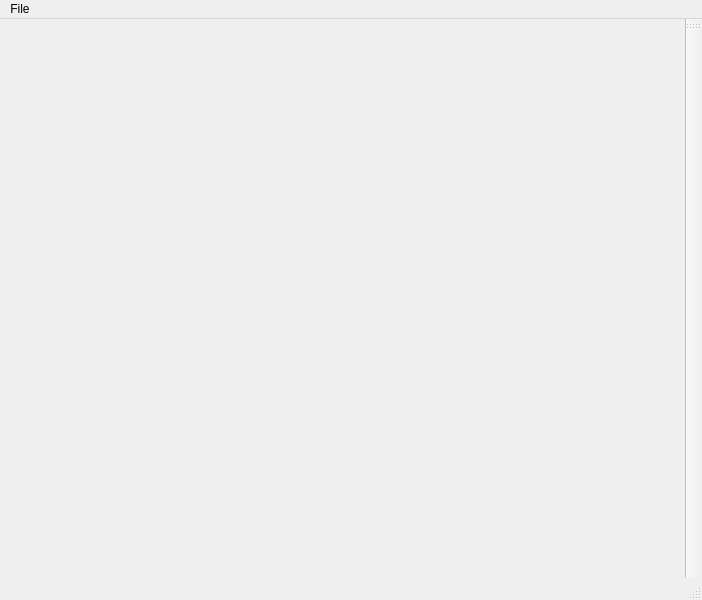
<?xml version="1.0" encoding="UTF-8"?>
<ui version="4.0">
 <class>MainWindow</class>
 <widget class="QMainWindow" name="MainWindow">
  <property name="geometry">
   <rect>
    <x>0</x>
    <y>0</y>
    <width>702</width>
    <height>600</height>
   </rect>
  </property>
  <property name="windowTitle">
   <string>MainWindow</string>
  </property>
  <widget class="QWidget" name="centralwidget">
   <property name="cursor">
    <cursorShape>ArrowCursor</cursorShape>
   </property>
   <layout class="QGridLayout" name="gridLayout">
    <item row="0" column="0" alignment="Qt::AlignHCenter|Qt::AlignVCenter">
     <widget class="Map" name="map" native="true">
      <property name="cursor">
       <cursorShape>ArrowCursor</cursorShape>
      </property>
     </widget>
    </item>
   </layout>
  </widget>
  <widget class="QMenuBar" name="menubar">
   <property name="geometry">
    <rect>
     <x>0</x>
     <y>0</y>
     <width>702</width>
     <height>23</height>
    </rect>
   </property>
   <widget class="QMenu" name="menuFile">
    <property name="title">
     <string>File</string>
    </property>
    <addaction name="actionNew"/>
    <addaction name="actionOpen"/>
    <addaction name="actionSave"/>
    <addaction name="actionSaveAs"/>
   </widget>
   <addaction name="menuFile"/>
  </widget>
  <widget class="QStatusBar" name="statusbar"/>
  <widget class="QToolBar" name="toolBar">
   <property name="windowTitle">
    <string>toolBar</string>
   </property>
   <property name="allowedAreas">
    <set>Qt::LeftToolBarArea|Qt::RightToolBarArea</set>
   </property>
   <attribute name="toolBarArea">
    <enum>RightToolBarArea</enum>
   </attribute>
   <attribute name="toolBarBreak">
    <bool>false</bool>
   </attribute>
  </widget>
  <action name="actionSaveAs">
   <property name="icon">
    <iconset theme="document-save-as"/>
   </property>
   <property name="text">
    <string>SaveAs</string>
   </property>
   <property name="shortcut">
    <string>Ctrl+Shift+S</string>
   </property>
  </action>
  <action name="actionIncreaseRows">
   <property name="text">
    <string>Increase Rows</string>
   </property>
   <property name="shortcut">
    <string>Up</string>
   </property>
  </action>
  <action name="actionDecreaseRows">
   <property name="text">
    <string>Decrease Rows</string>
   </property>
   <property name="shortcut">
    <string>Down</string>
   </property>
  </action>
  <action name="actionIncrease_Cols">
   <property name="text">
    <string>Increase Cols</string>
   </property>
   <property name="shortcut">
    <string>Right</string>
   </property>
  </action>
  <action name="actionDecrease_Cols">
   <property name="text">
    <string>Decrease Cols</string>
   </property>
   <property name="shortcut">
    <string>Left</string>
   </property>
  </action>
  <action name="actionOpen">
   <property name="icon">
    <iconset theme="document-open"/>
   </property>
   <property name="text">
    <string>Open</string>
   </property>
   <property name="shortcut">
    <string>Ctrl+O</string>
   </property>
  </action>
  <action name="actionSave">
   <property name="icon">
    <iconset theme="document-save"/>
   </property>
   <property name="text">
    <string>Save</string>
   </property>
   <property name="shortcut">
    <string>Ctrl+S</string>
   </property>
  </action>
  <action name="actionNew">
   <property name="icon">
    <iconset theme="document-new"/>
   </property>
   <property name="text">
    <string>New</string>
   </property>
   <property name="shortcut">
    <string>Ctrl+N</string>
   </property>
  </action>
 </widget>
 <customwidgets>
  <customwidget>
   <class>Map</class>
   <extends>QWidget</extends>
   <header>map.h</header>
   <container>1</container>
   <slots>
    <slot>increaseRows()</slot>
    <slot>decreaseRows()</slot>
    <slot>increaseCols()</slot>
    <slot>decreaseCols()</slot>
    <slot>changeCellTypeWall()</slot>
    <slot>changeCellTypeEnd()</slot>
    <slot>changeCellTypeStart()</slot>
    <slot>changeCellTypePath()</slot>
    <slot>changeCellTypeDecision()</slot>
   </slots>
  </customwidget>
 </customwidgets>
 <resources/>
 <connections>
  <connection>
   <sender>actionDecreaseRows</sender>
   <signal>triggered()</signal>
   <receiver>map</receiver>
   <slot>decreaseRows()</slot>
   <hints>
    <hint type="sourcelabel">
     <x>-1</x>
     <y>-1</y>
    </hint>
    <hint type="destinationlabel">
     <x>346</x>
     <y>304</y>
    </hint>
   </hints>
  </connection>
  <connection>
   <sender>actionIncreaseRows</sender>
   <signal>triggered()</signal>
   <receiver>map</receiver>
   <slot>increaseRows()</slot>
   <hints>
    <hint type="sourcelabel">
     <x>-1</x>
     <y>-1</y>
    </hint>
    <hint type="destinationlabel">
     <x>346</x>
     <y>304</y>
    </hint>
   </hints>
  </connection>
  <connection>
   <sender>actionIncrease_Cols</sender>
   <signal>triggered()</signal>
   <receiver>map</receiver>
   <slot>increaseCols()</slot>
   <hints>
    <hint type="sourcelabel">
     <x>-1</x>
     <y>-1</y>
    </hint>
    <hint type="destinationlabel">
     <x>346</x>
     <y>304</y>
    </hint>
   </hints>
  </connection>
  <connection>
   <sender>actionDecrease_Cols</sender>
   <signal>triggered()</signal>
   <receiver>map</receiver>
   <slot>decreaseCols()</slot>
   <hints>
    <hint type="sourcelabel">
     <x>-1</x>
     <y>-1</y>
    </hint>
    <hint type="destinationlabel">
     <x>346</x>
     <y>304</y>
    </hint>
   </hints>
  </connection>
 </connections>
 <slots>
  <slot>actionSave()</slot>
 </slots>
</ui>
